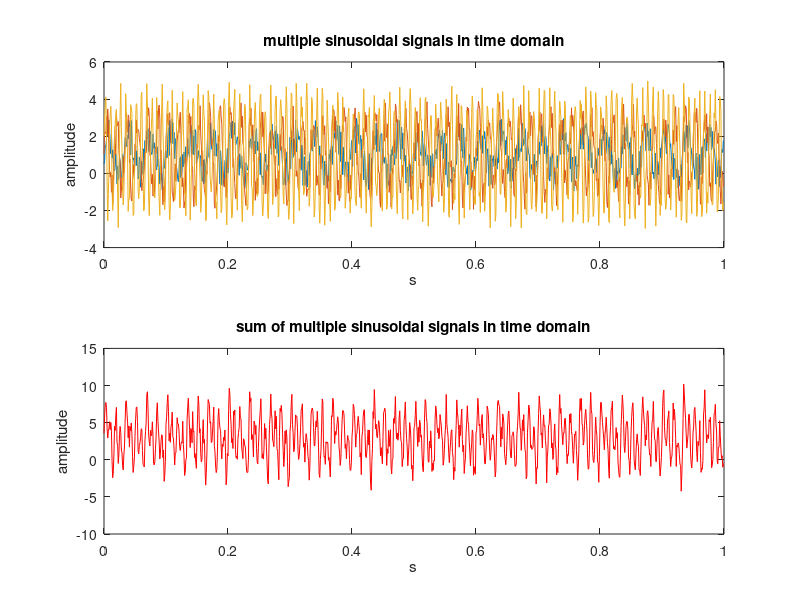
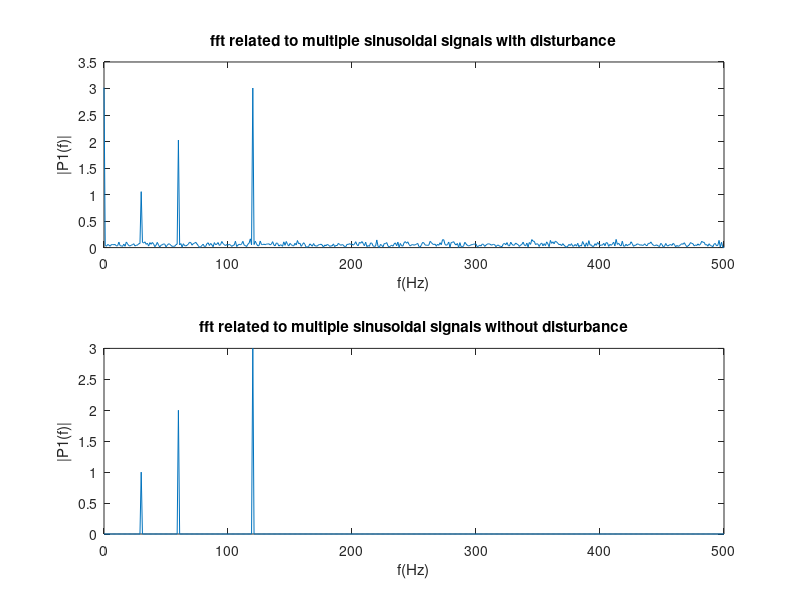
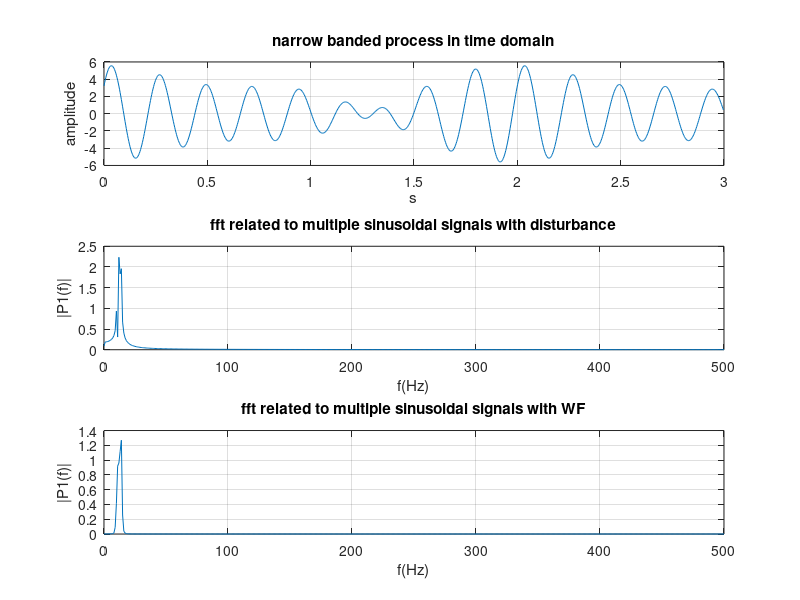
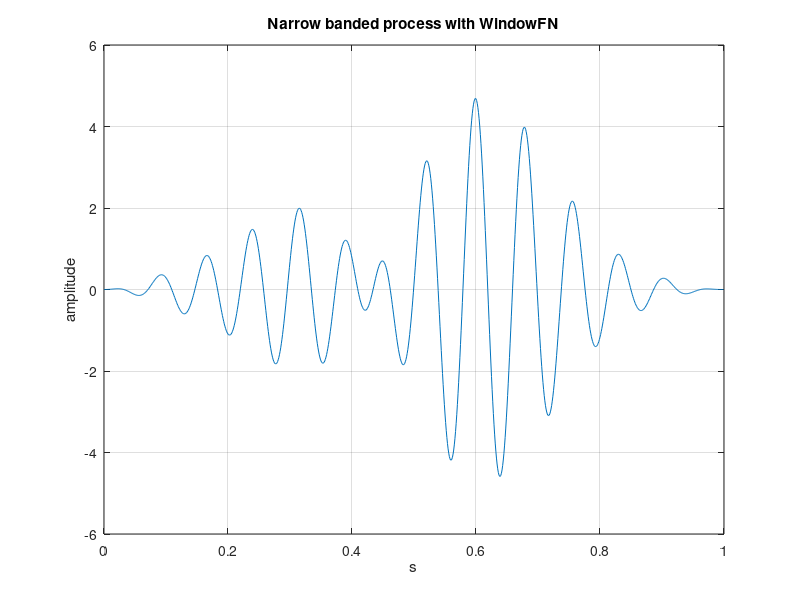

Write MATLAB code to recreate these figures, in order.
%%%%%%%%%%%%%%%%%%%%%%%%%%%%%%%%%%%%%%%%%%%%%%%%%%%%%%%%%%%%%%%%%%%%%%%%%%%
% total 3 parts
% part1 
% create multiple sinusodial functions and sum them
% perform fft and assess correctness
clear all;
Fs = 1000;
T = 1/Fs;
L = 1000;
t = (0:L-1) * T;

A = [1,2,3];
w = [30,60,120];
S = 0;
sum_S = 0;
sum_X = 0;
figure;
subplot(2,1,1);
for i=1:length(w)
    S= A(i) * sin(2 * pi * w(i) * t); %sum of signal without disturbance
    X = S + 2 * rand(size(t)); %sum of signal with disturbance
    plot(t,X);
    if i == length(-1)
        title('multiple sinusoidal signals in time domain');
        xlabel('s');
        ylabel('amplitude');
        hold off;
    end
    hold on;
    sum_S = sum_S + S;
    sum_X = sum_X + X;
end

subplot(2,1,2);
plot(t,sum_X,'r-');
title('sum of multiple sinusoidal signals in time domain');
xlabel('s');
ylabel('amplitude');

figure;
subplot(2,1,1);
Y = fft(sum_X);
P2 = abs(Y/L);
P1 = P2(1:L/2+1);
P1(2:end-1) = 2 * P1(2:end-1); % 500 points

f = Fs * (0:L/2)/L;
plot(f,P1);
title('fft related to multiple sinusoidal signals with disturbance');
xlabel('f(Hz)');
ylabel('|P1(f)|');

subplot(2,1,2);
Y = fft(sum_S);
P2 = abs(Y/L);
P1 = P2(1:L/2+1);
P1(2:end-1) = 2 * P1(2:end-1); % 500 points

f = Fs * (0:L/2)/L;
plot(f,P1);
title('fft related to multiple sinusoidal signals without disturbance');
xlabel('f(Hz)');
ylabel('|P1(f)|');
%%%%%%%%%%%%%%%%%%%%%%%%%%%%%%%%%%%%%%%%%%%%%%%%%%%%%%%%%%%%%%%%%%%%%%%%%%%
% part2
% Show both narrow and broad banded processes in time and frequency domain
Fs = 1000;
T = 1/Fs;
L = 1000;
t = (0:L-1) * T;
tN = (0:L-1) * 3 * T;
%%%%%%%%%%%%%%%%%%%%%%%%%%%%%%%%%%%%%%%%%%%%%%%%%%%%%%%%%%%%%%%%%%%%%%%%%%%
A = [1,2,3];
w = [3.5,4,4.5];
phi = [0,pi/3,pi/6,];
S = 0;
sum_S = 0;
sum_X = 0;
for i=1:length(w)
    % sum of signal without disturbance
    S = A(i) * sin(2 * pi * w(i) * tN + phi(i));
    % X = S + 2 * rand(size(t));
    sum_X = sum_X + S;
    % sum_S = sum_S + X;
end
%%%%%%%%%%%%%%%%%%%%%%%%%%%%%%%%%%%%%%%%%%%%%%%%%%%%%%%%%%%%%%%%%%%%%%%%%%%
Nband = sum_X;
figure;
subplot(3,1,1);
plot(tN,Nband);
title('narrow banded process in time domain');
xlabel('s');
ylabel('amplitude');
grid on;
hold on;

YN = fft(Nband);
P2N = abs(YN/L);
P1N = P2N(1:L/2+1);
P1N(2:end-1) = 2 * P1N(2:end-1); % 500 points

subplot(3,1,2);
f = Fs * (0:L/2)/L;
plot(f,P1N);
hold off;
title('fft related to multiple sinusoidal signals with disturbance');
xlabel('f(Hz)');
ylabel('|P1(f)|');
grid on;

tNW = (0:L-1)*T;
WindowFN = hann(length(tNW));
NbandW = Nband .* WindowFN';

YNW = fft(NbandW);
P2NW = abs(YNW/L);
P1NW = P2NW(1:L/2+1);
P1NW(2:end-1) = 2 * P1NW(2:end-1); % 500 points

fNW = Fs * (0:L/2)/L;
subplot(3,1,3);
plot(fNW,P1NW);
title('fft related to multiple sinusoidal signals with WF');
xlabel('f(Hz)');
ylabel('|P1(f)|');
grid on;

figure;
plot(tNW,NbandW);
title('Narrow banded process with WindowFN');
xlabel('s');
ylabel('amplitude');
grid on;
%%%%%%%%%%%%%%%%%%%%%%%%%%%%%%%%%%%%%%%%%%%%%%%%%%%%%%%%%%%%%%%%%%%%%%%%%%%
% Broad band process @Vatii Lin
Fs = 1000;
T = 1/Fs;
L = 1000;
tB = (0:L-1) * T;
broadSum = zeros(size(tB));
% Sin waves
for c = 1:5
    broadSum = broadSum + 10*rand*sin(2*pi*rand*100*tB+rand*2*pi);
end
%%%%%%%%%%%%%%%%%%%%%%%%%%%%%%%%%%%%%%%%%%%%%%%%%%%%%%%%%%%%%%%%%%%%%%%%%%%
Bband = broadSum;
figure;
subplot(3,1,1);
plot(tB,Bband);
title('borrow banded process in time domain');
xlabel('s');
ylabel('amplitude');
grid on;

YB = fft(Bband);
P2B = abs(YB/L);
P1B = P2B(1:L/2+1);
P1B(2:end-1) = 2 * P1B(2:end-1); % 500 points

f = Fs * (0:L/2)/L;
subplot(3,1,2);
plot(f,P1B);
title('fft related to multiple sinusoidal signals with broad banded process');
xlabel('f(Hz)');
ylabel('|P1(f)|');
grid on;

tBW = (0:L-1) * T;
WindowFB = hann(length(tBW));
BbandW = Bband .* WindowFB';

YNB = fft(BbandW);
P2NB = abs(YNB/L);
P1NB = P2NB(1:L/2+1);
P1NB(2:end-1) = 2 * P1NB(2:end-1); % 500 points

fWB = Fs * (0:L/2)/L;
subplot(3,1,3);
plot(fWB,P1NB);
title('fft related to multiple sinusoidal signals with WF');
xlabel('f(Hz)');
ylabel('|P1(f)|');
grid on;

figure;
plot(tBW,BbandW);
title('broad banded process with WindowFB');
xlabel('s');
ylabel('amplitude');
grid on;
%%%%%%%%%%%%%%%%%%%%%%%%%%%%%%%%%%%%%%%%%%%%%%%%%%%%%%%%%%%%%%%%%%%%%%%%%%%


